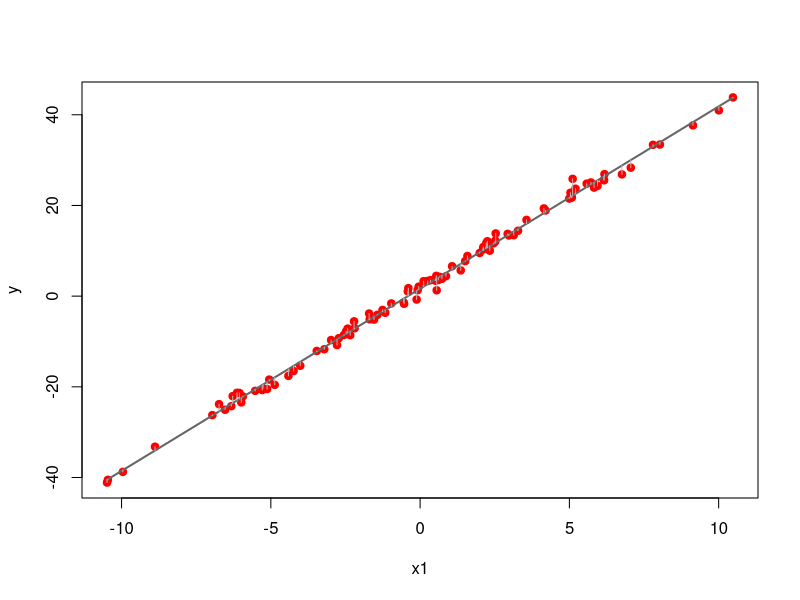
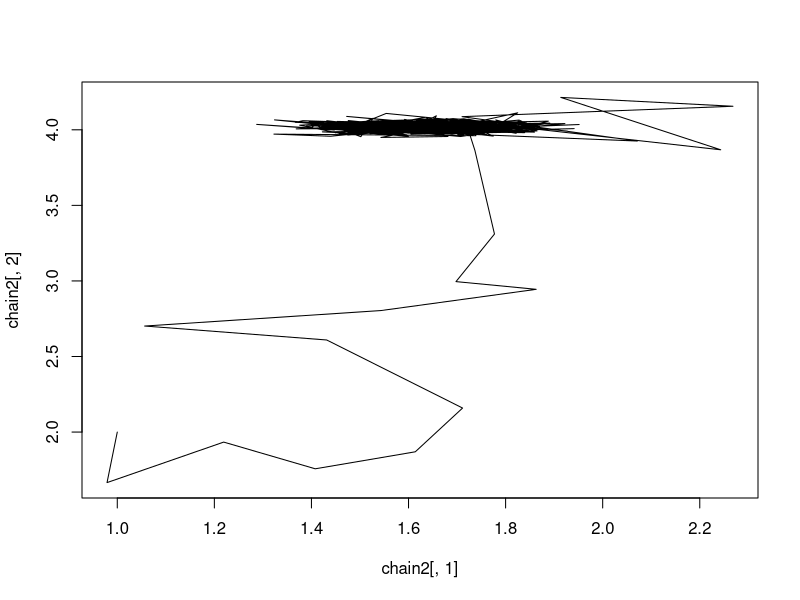

These charts were generated, in order, by the following R code: (Note: this script raises an error after producing the figures.)
#
# (c) 2017, Rafael S. de Souza 
# 
# Customized MCMC sampler
# Case: linear regression

# Generate data
set.seed(1056)                      # set seed to replicate example
nobs = 100                          # number of obs in model
x1 <- rnorm(nobs,0,5)               # random uniform variable
alpha = 1.5                         # intercept
beta = 4                            # angular coefficient
xb <- alpha + beta*x1              # linear predictor, xb
sd <- 1                             # Standard deviation
y <- rnorm(nobs, xb, sd = sd)         # create y as  random normal variate

# Fit with R function lm
summary(mod <- lm(y ~ x1))          # model of the synthetic data.

# Plot Output
ypred <- predict(mod,type="response")                # prediction from the model
plot(x1,y,pch=19,col="red")                          # plot scatter
lines(x1,ypred,col='grey40',lwd=2)                   # plot regression line
segments(x1,fitted(mod),x1,y,lwd=1,col="gray70")     # add the residuals




# MCMC solution

# Likelihood function
likelihood <- function(param){
  a = param[1]
  b = param[2]
  sd = param[3]
  xb <- a + b*x1
  LL = dnorm(y, mean = xb, sd = sd)
  return(sum(log(LL)))
}

# Fit via Maximum Likelihood

library(stats4)
LL <- function(a,b,sd){
  -likelihood(c(a,b,sd))
}


# Fit
fit <- mle(LL, start = list( a = 2, b = 2, sd = 1), method = "L-BFGS-B", lower = c(-Inf, -Inf, 0))
summary(fit)


# Prior distribution
prior <- function(param){
  a  = param[1]
  b =  param[2]
  sd = param[3]
  aprior = dnorm(a, mean = 0,sd = 10, log = T)
  bprior = dnorm(b, mean = 0,sd = 10, log = T)
  sdprior = dunif(sd, min = 0.001, max = 30, log = T)
  return(aprior + bprior + sdprior)
}


posterior <- function(param){
return(likelihood(param) + prior( param))
}

proposalfunction <- function(param,alpha=1){
  return(c(rnorm(2,mean = param[1:2],sd = 0.25),max(1e-3,runif(1,param[3]-alpha,param[3]+alpha))))
}


startvalue <- c(1,2,1)

run_metropolis_MCMC <- function(startvalue, iterations){
  chain = array(dim = c(iterations+1,3))
  chain[1,] = startvalue
  
  for (i in 1:iterations){
    proposal = proposalfunction(chain[i,])
    
    probab = exp(posterior(proposal) - posterior(chain[i,]))
    
    # acceptance probability
    p_accept = min(1,probab)
    accept = rbinom(1,1,p_accept)
    
    
    if (accept == 1){
      chain[i + 1,] = proposal
    }else{
      chain[i + 1,] = chain[i,]
    }
  }
  return(chain)
}
N_it <- 5e4
burnIn <- 1e4
chain = run_metropolis_MCMC(startvalue, N_it)

chain2 <- data.frame(chain[,1],chain[,2],chain[,3])
chain2$burn <- as.factor(c(rep("burnin",burnIn + 1),rep("chain",N_it-burnIn)))
colnames(chain2) <- c("x","y","z","iteration")

plot(chain2[,1],chain2[,2],type ="l")


  d0 <- data.frame(a=1.5,b=4)
  ggplot(chain2,aes(x=x,y=y,colour=iteration)) +
  geom_path() + scale_color_tableau()  + 
  xlab(expression(alpha)) + ylab(expression(beta)) +
 geom_point(data=d0,mapping=aes(x=a,y=b),colour="red") +
  theme_xkcd() +
  theme(panel.background = element_rect(color = "black", fill = "gray85") ) +
  coord_cartesian(xlim=c(1,2.25),ylim=c(1.5,4.5))




par(mfrow = c(2,3))
hist(chain[-(1:burnIn),1],nclass=30,  main="Posterior of a", xlab="True value = red line" )
abline(v = mean(chain[-(1:burnIn),1]))
abline(v = alpha , col="red" )
hist(chain[-(1:burnIn),2],nclass=30, main="Posterior of b", xlab="True value = red line")
abline(v = mean(chain[-(1:burnIn),2]))
abline(v = beta, col="red" )
hist(chain[-(1:burnIn),3],nclass=30, main ="Posterior of sd", xlab="True value = red line")
abline(v = mean(chain[-(1:burnIn),3]) )
abline(v = sd, col="red" )  
plot(chain[-(1:burnIn),1], type = "l", xlab = "True value = red line" , main = "Chain values of a", )
abline(h = alpha, col="red" )
plot(chain[-(1:burnIn),2], type = "l", xlab = "True value = red line" , main = "Chain values of b", )
abline(h = beta, col="red" )
plot(chain[-(1:burnIn),3], type = "l", xlab = "True value = red line" , main = "Chain values of sd", )
abline(h = sd, col="red" )








# Fit using MCMCpack
library(MCMCpack)
posteriors <- MCMCregress(y ~ x1, thin=1, seed=1056, burnin=1000,
                          mcmc=10000, verbose=1)
# Output
summary(posteriors)
plot(posteriors)
